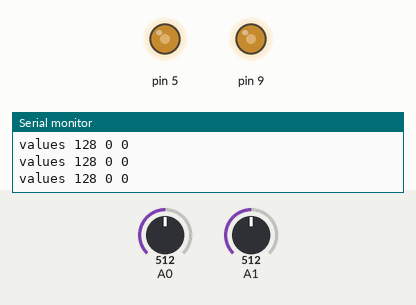
Recording of a sketch running on a simulated Arduino Uno, built with avr-gcc and run on an emulated ATmega328P. Shown: output pins drawn as LEDs (lit = HIGH), the last lines printed to the serial monitor. The test bench sets the inputs (shaded band); at power-on: A1 = 512, A0 = 512.

Above: at 1.3 s.
1.4 s: A1 set to 716
At 1.9 s:
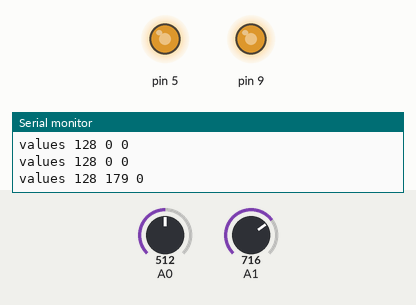
4.5 s: A1 set to 900
7.6 s: A1 set to 122
At 10.6 s:
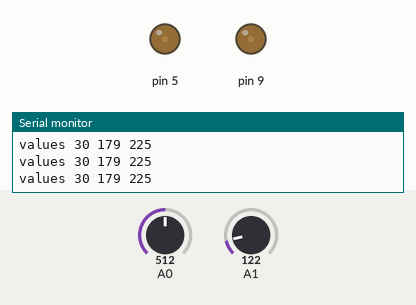
10.7 s: A0 set to 0
13.8 s: A0 set to 716
16.9 s: A0 set to 900
Timing chart, 0 to 19.8 s (numbered marks = the images above; inputs shaded):
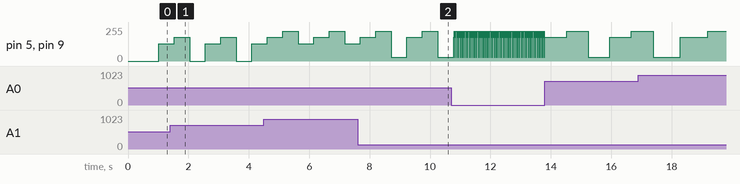

The sketch:

synth.ino
```cpp
void setup() {
  // put your setup code here, to run once:
  pinMode(A1, INPUT);
  pinMode(A0, INPUT);
  pinMode(5, OUTPUT);
  pinMode(9, OUTPUT);
  Serial.begin(9600);
}

bool differs(int a, int b, int delta)
{
   return abs(a-b) > delta;
}

int values[3], lastRead, lastLastRead, lastWrite;

void loop() {
  // put your main code here, to run repeatedly:
  lastRead = lastLastRead = lastWrite = 0;
  while(1) {
    //int v = analogRead(1) / 4;
    //analogWrite(9, v);
    //break;;

    int newValue = analogRead(1) / 4;
    if(newValue != 0 && differs(newValue, values[lastRead], 2) && differs(newValue, values[lastLastRead], 2)) {
      lastLastRead = lastRead;
      lastRead = (lastRead + 1) % 3;
      values[lastLastRead] = newValue;
    }

    Serial.print("values ");
    Serial.print(values[0], DEC);
    Serial.print(" ");
    Serial.print(values[1], DEC);
    Serial.print(" ");
    Serial.print(values[2], DEC);
    Serial.println("");

    lastWrite = (lastWrite + 1) % 3;
    analogWrite(5, values[lastWrite]);
    analogWrite(9, values[lastWrite]);
    delay(analogRead(0));
  }
}
```
